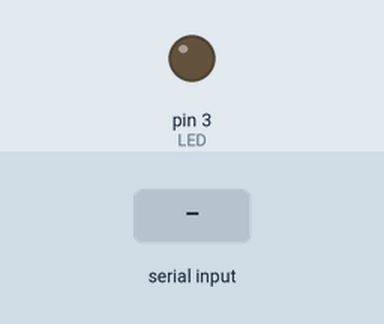
This sketch was run on a simulated Arduino Uno, built with avr-gcc and run on an emulated ATmega328P. Shown: output pins drawn as LEDs (lit = HIGH). The test bench sets the inputs (shaded band).

Above: at 1.0 s.
1.1 s: byte 1 (1) received over Serial
At 2.1 s:
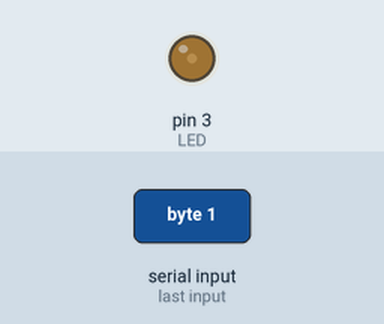
2.7 s: byte 2 (2) received over Serial
At 3.3 s:
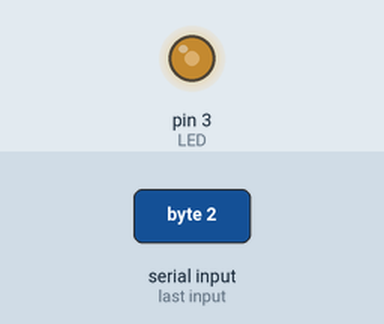
4.2 s: byte 3 (3) received over Serial
At 5.6 s:
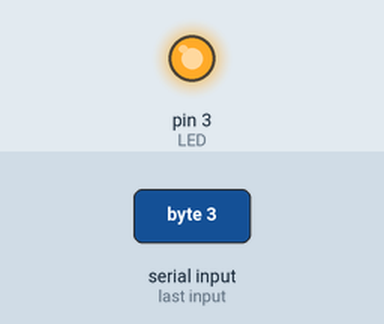
Timing chart, 0 to 7.2 s (numbered marks = the images above; inputs shaded):
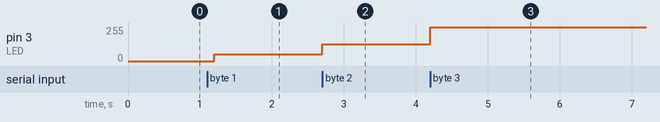

The sketch:

task2_arduino.ino
```cpp
const int LED = 3; //connect LED to pin 3
 void setup() {
   Serial.begin(9600);
   pinMode(LED, OUTPUT);
   while (Serial.available() <= 0) {
     delay(300);              // wait 1/3 second
   }
 }

 void loop() {
   while (Serial.available() > 0) {
     // read the incoming byte:
     int inByte = Serial.read();
     //changing brightness according to key pressed in p5js
       if(inByte == 0){
         //turn LED off
         analogWrite(LED,0);
       }
       else if(inByte == 1){
         //dim light
         analogWrite(LED,50);
       }
       else if(inByte == 2){
         //medium light
         analogWrite(LED,125);
       }
       else if(inByte == 3){
         //maximum light
         analogWrite(LED,255);
       }
   }
}
```

Measured:
- after the input at 1.1 s, pin 3 (LED): 0/255 → 50/255 after 0.10 s
- after the input at 2.7 s, pin 3 (LED): 50/255 → 125/255 at once
- after the input at 4.2 s, pin 3 (LED): 125/255 → 255/255 at once
